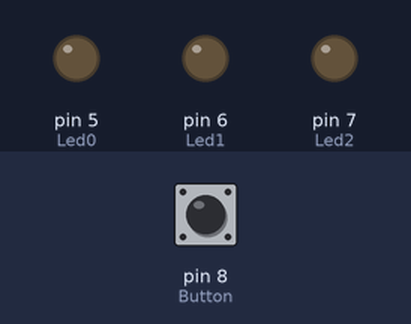
A sketch run on a simulated Arduino Uno, built with avr-gcc and run on an emulated ATmega328P. On the bench: output pins drawn as LEDs (lit = HIGH). The inputs (shaded band) are chosen by the test bench; at power-on: pin 8 (Button) LOW. Random numbers use the default seed unless the sketch sets one.

Above: at 1.2 s.
1.3 s: pin 8 (Button) pulled HIGH for 0.15 s
At 2.1 s:
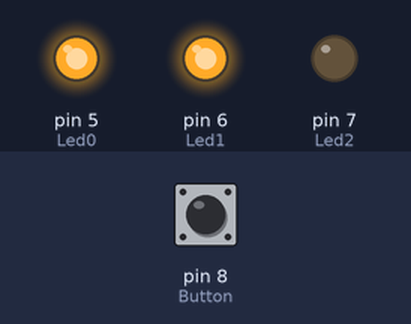
2.9 s: pin 8 (Button) pulled HIGH for 1 s
At 3.3 s:
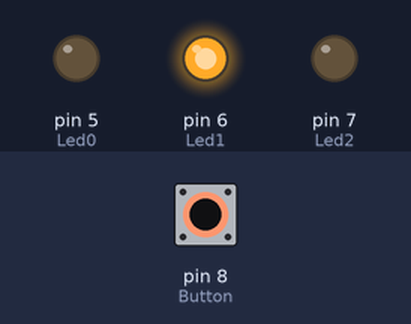
5.4 s: pin 8 (Button) pulled HIGH for 3.2 s
At 6.4 s:
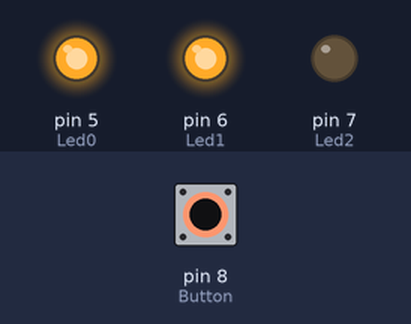
10.1 s: pin 8 (Button) pulled HIGH for 0.15 s
At 11.2 s:
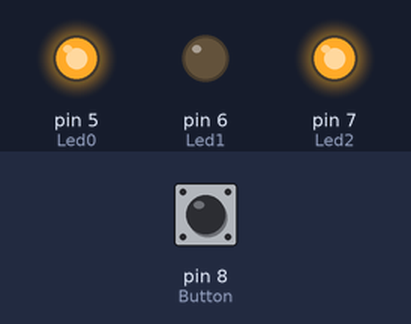
11.7 s: pin 8 (Button) pulled HIGH for 0.15 s
At 12.4 s:
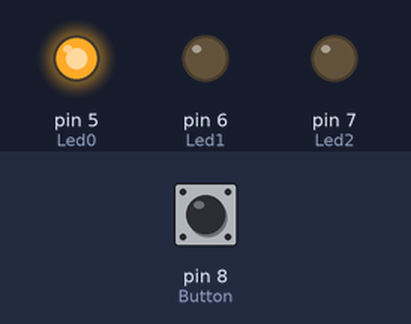
13.3 s: pin 8 (Button) pulsed HIGH 5 times (0.12 s each, 0.3 s apart)
At 14.3 s:
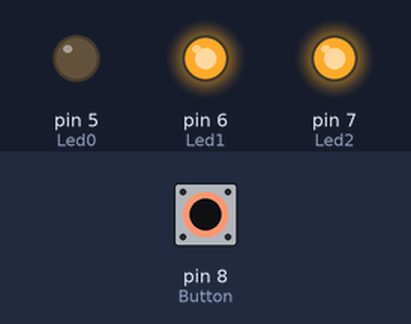
Timing chart, 0 to 16.3 s (numbered marks = the images above; inputs shaded):
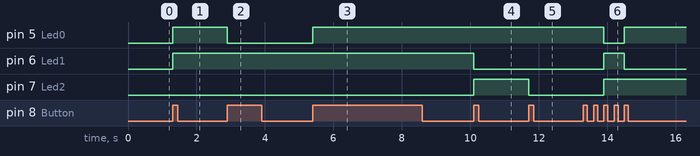

The sketch:

dice_game.ino
```cpp
// number of the pins should be assigned here
int Led0 = 5;
int Led1 = 6;
int Led2 = 7;
int Button = 8;

void setup() {
  // initialize digital pin LED as an output.
  pinMode(Led0, OUTPUT);
  pinMode(Led1, OUTPUT);
  pinMode(Led2, OUTPUT);
  pinMode(Button, INPUT);
  randomSeed(analogRead(A0));
}

// the loop function runs over and over again forever
int current_value = 0;
int old_value = 0;

void loop() {
  current_value = digitalRead(Button);
  if (current_value != old_value && current_value == HIGH) {
    set_led(random(1, 7));
    delay(50);
  }
  old_value = current_value;

}

void set_led(const long result) {
  digitalWrite(Led0, result & B001);
  digitalWrite(Led1, result & B010);
  digitalWrite(Led2, result & B100);

}
```

Measured:
- after the input at 1.3 s, pin 5 (Led0), pin 6 (Led1): LOW → HIGH at once
- after the input at 2.9 s, pin 5 (Led0): HIGH → LOW at once
- after the input at 5.4 s, pin 5 (Led0): LOW → HIGH at once
- after the input at 10.1 s, pin 6 (Led1): HIGH → LOW at once; pin 7 (Led2): LOW → HIGH at once
- after the input at 11.7 s, pin 7 (Led2): HIGH → LOW at once
- after the input at 13.3 s, pin 5 (Led0): HIGH → LOW after 0.60 s, → HIGH 0.60 s later; pin 6 (Led1): LOW → HIGH after 0.60 s, → LOW 0.60 s later; pin 7 (Led2): LOW → HIGH after 0.60 s
